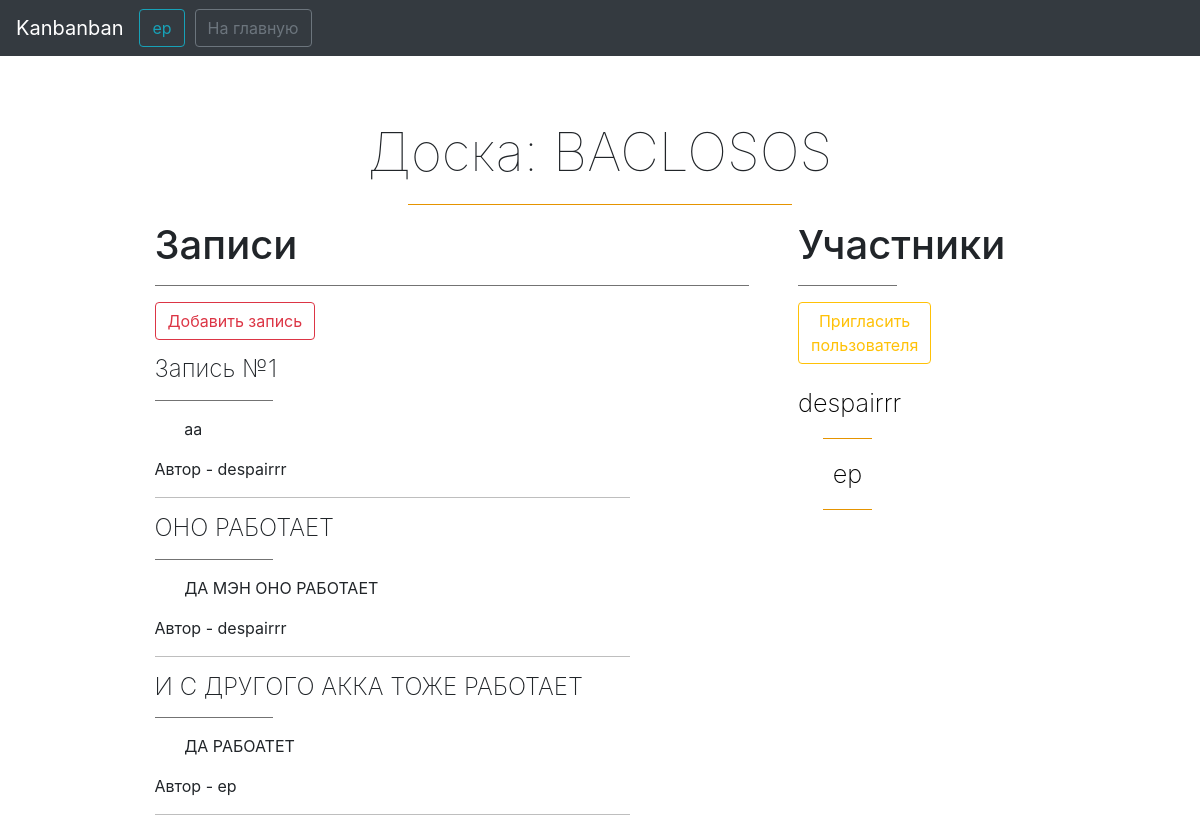
Page /board/1 (signed in) on the committed database.
### data/User.py (models this page shows, shortened)
class User(SqlAlchemyBase, UserMixin):
    __tablename__ = 'users'
    id = sqlalchemy.Column(sqlalchemy.Integer,
                           primary_key=True, autoincrement=True)
    email = sqlalchemy.Column(sqlalchemy.String,
                              index=True, unique=True, nullable=True)
    hashed_password = sqlalchemy.Column(sqlalchemy.String, nullable=True)
    name = sqlalchemy.Column(sqlalchemy.String, nullable=True)
    board = orm.relation("Board", back_populates='user')

### data/Board.py (models this page shows, shortened)
class Board(SqlAlchemyBase):
    __tablename__ = 'boards'
    id = sqlalchemy.Column(sqlalchemy.Integer, autoincrement=True,
                           primary_key=True)
    author = sqlalchemy.Column(sqlalchemy.String, nullable=True)
    title = sqlalchemy.Column(sqlalchemy.String, nullable=False)
    workers = sqlalchemy.Column(sqlalchemy.String)
    isPrivate = sqlalchemy.Column(sqlalchemy.Boolean)
    tasks = orm.relation('Task', back_populates="board")
    user_id = sqlalchemy.Column(sqlalchemy.Integer,
                                sqlalchemy.ForeignKey("users.id"))
    user = orm.relation('User')

### data/Task.py (models this page shows)
class Task(SqlAlchemyBase):
    __tablename__ = 'tasks'
    id = sqlalchemy.Column(sqlalchemy.Integer,
                           primary_key=True, autoincrement=True)
    title = sqlalchemy.Column(sqlalchemy.String, nullable=True)
    content = sqlalchemy.Column(sqlalchemy.String)
    author = sqlalchemy.Column(sqlalchemy.String)
    user_id = sqlalchemy.Column(sqlalchemy.Integer)
    board = orm.relation("Board")
    board_id = sqlalchemy.Column(sqlalchemy.Integer,
                                sqlalchemy.ForeignKey("boards.id"))
    files = sqlalchemy.Column(sqlalchemy.String, nullable=True)

### main.py (the view)
@app.route('/board/<id>', methods=['POST', 'GET'])
@login_required
def board(id):
    if current_user.is_authenticated:
        session = db_session.create_session()
        cur_board = session.query(Board.Board).filter(Board.Board.id == int(id)).first()
        if cur_board:
            members = str(cur_board.workers).split(',')
        else:
            return abort(404)
        tasks = cur_board.tasks
        TASKS = []
        for TASK in tasks:
            TASKS.append(TASK)
        MEMBERS = []
        for id in members:
            if id.isdigit():
                MEMBER = session.query(User.User).filter(User.User.id == int(id)).first()
                if MEMBER:
                    MEMBERS.append(MEMBER)
        if cur_board.isPrivate and str(current_user.id) not in members:
            return render_template('oops.html')
        session.commit()
        return render_template('board.html', tasks=TASKS, members=MEMBERS, board=cur_board)
    return redirect('/login')

### data/db_session.py (called while the page is built)
def create_session() -> Session:
    global __factory
    return __factory()

### main.py (called while the page is built)
@login_manager.user_loader
def load_user(user_id):
    session = db_session.create_session()
    return session.query(User.User).get(user_id)

### templates/board.html (shortened to what this page needs)
<!DOCTYPE html>
<html lang="en">
<head>
    <link rel="stylesheet"
          href="https://stackpath.bootstrapcdn.com/bootstrap/4.4.1/css/bootstrap.min.css"
>
</head>
<body>
    <nav class="navbar navbar-expand-md navbar-dark fixed-top bg-dark">
        <a class="navbar-brand kanban">Kanbanban</a>
        <nav class="buttons">
            <div class="dropdown">
                <button onclick="dropdownFunction()" class="btn btn-outline-info dropbtn">{{ current_user.name }}</button>
            </div>
        </nav>
        <button class="btn btn-outline-secondary" href="/" style="margin-left: 10px">На главную</button>
    </nav>
    <div class="header-block">
        <h2 class="header">Доска: {{ board.title }}</h2>
        <hr noshade width="40%" color="orange">
    </div>
    <div class="row">
        <div class="content">
            <h1>Записи</h1>
            <hr noshade width="100%">
            <a class="btn btn-outline-danger" href="/add_task/{{ board.id }}" style="margin-bottom: 15px;">Добавить запись</a>
            {% for item in tasks %}
                {% if item.title != "" %}
                    <h4 style="font-weight: 200">{{ item.title }}</h4>
                    <hr noshade align="left" width="20%">
                {% else %}
                    <h4 style="font-weight: 200">Запись №{{ loop.index }}</h4>
                    <hr noshade align="left" width="20%">
                {% endif %}
                <div class="content" style="width: 70%; margin-left: 5%">
                    <p class="text">
                        {{ item.content }}
                    </p>
                </div>
                <div class="author">
                    <p class="author">Автор - {{ item.author }}</p>
                </div>
                <hr noshade color="lightgray" width="80%" align="left">
            {% endfor %}
        </div>
        <div class="members">
            <h1>Участники</h1>
            <hr noshade width="100%">
            <div id="invite-block" style="margin-bottom: 20px;">
                <button class="btn btn-outline-warning invite" onclick="invite()">Пригласить пользователя</button>
            </div>
            <div class="" style="width: 100%; text-align: center">
                {% for member in members %}
                    <a href="/profile/{{ member.id }}" style="color: black; font-size: 19pt; font-weight: 200; text-align: center">{{ member.name }}</a>
                    <hr noshade color="orange" width="50%" align="center">
                {% endfor %}
            </div>
        </div>
    </div>
</body>
</html>

### templates/board.html (style rules this page uses)
body { width: 80%; margin-left: auto; margin-right: auto; }
.buttons { float: none; margin-right: 0; }
.dropdown { position: relative; display: inline-block; }
.header { font-size: 40pt; font-weight: 100; margin-top: 120px; margin-left: auto; margin-right: auto; margin-bottom: 20px; text-align: center; }
.content { width: 60%; margin-right: 5%; margin-left: 5%; }
.members { width: 10%; }

### rows in the picture
User: name "ep"
Board: title "BACLOSOS"
Task: content "аа", author "despairrr"
Task: title "ОНО РАБОТАЕТ", content "ДА МЭН ОНО РАБОТАЕТ", author "despairrr"
Task: title "И С ДРУГОГО АККА ТОЖЕ РАБОТАЕТ", content "ДА РАБОАТЕТ", author "ep"
User: name "despairrr"
